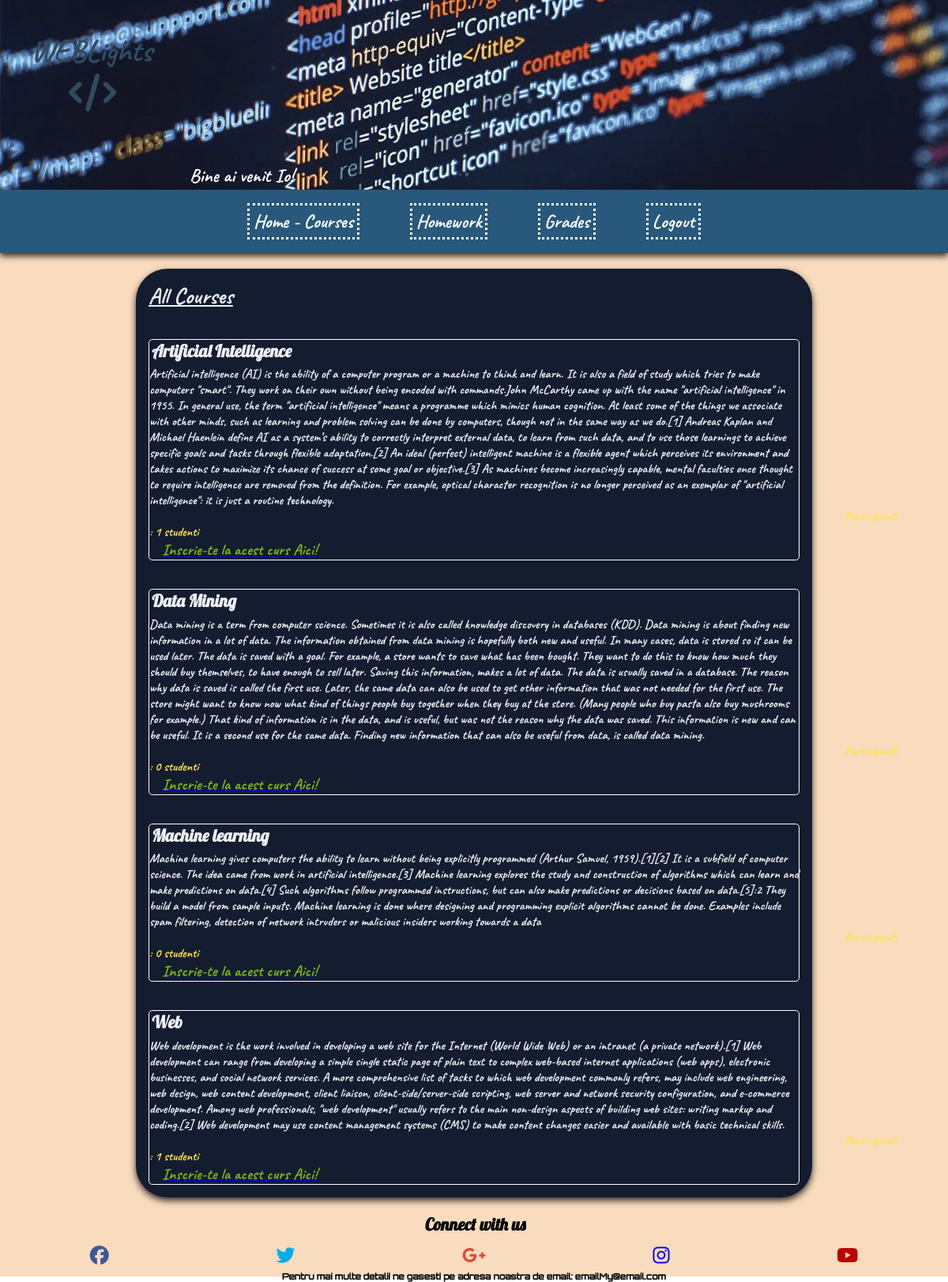
The app's page /bazinga.php (signed in) with its own data.
### tables this page shows
CREATE TABLE IF NOT EXISTS `courses` (
  `code` int(11) NOT NULL AUTO_INCREMENT,
  `subject` varchar(128) DEFAULT NULL,
  `description` text,
  `participation` int(255) DEFAULT NULL,
  `homework` text,
  PRIMARY KEY (`code`)
);

### include/updateCourses.php (called while the page is built, shortened)
<?php
global $link;
$sql = "SELECT code, subject, description, participation FROM courses";
$result = mysqli_query($link, $sql);
while ($row = mysqli_fetch_array($result)) {
  $products[] = array(
    'code' => $row['code'],
    'subject' => $row['subject'],
    'description' => $row['description'],
    'participation' => $row['participation']
  );
}
?>

### bazinga.php (the view, shortened to what this page needs)
<?php
  if ( $_SESSION['logged_in'] != "da" ) {
    header ('Location: firstLogin.php');
  }
  else {
      $first_name = $_SESSION['first_name'];
  }
?>
<!DOCTYPE html>
<html >
  <head>
    <link rel="stylesheet" href="css/styleLog.css" type="text/css">
    <link rel="stylesheet" href="css/style.css" type="text/css">
  <?php include '/include/updateCourses.php' ?>
  <body>
    <div class="page">
      <header class="header--page">
        <h1 class="header__logo">
          <span>W</span>
          <span>E</span>
          <span>B</span>
          <span>L</span>
          <span>i</span>
          <span>g</span>
          <span>h</span>
          <span>t</span>
          <span>s</span>
          <p>
            <span class="space--left">
              <i class="fas fa-code"></i>
          </span>
        </p>
        </h1>
        <?php echo ' <span class="header__welcome">Bine ai venit <span class="first_letter_upp">'.$first_name.'! </span></span>  ';?>
      </header>
      <nav class="navi">
         <ul class="navi__ul">
            <li class="navi__li"><a href="bazinga.php">Home - Courses</a></li>
            <li class="navi__li"><a href="bazinga1.php">Homework</a></li>
            <li class="navi__li"><a href="bazinga2.php">Grades</a></li>
            <li class="navi__li"><a href="/Tech_WEB4/include/logout.php">Logout</a></li>
         </ul>
      </nav>
      <section class="section--public1">
        <h1>All Courses</h1>
        <?php foreach ($products as $product) { ?>
            <div class="dbContent">
              <div class="dbContent-text">
              <h2><?php echo $product['subject']; ?></h2>
              <p>
                <?php echo $product['description']; ?>
                <br>
                <span class="yellow">Participanti : <?php echo $product['participation']; ?> studenti</span>
                <br>
                <a href="course.php?code=<?php echo $product['code']; ?>"><span class="signUp">Inscrie-te la acest curs Aici!</span></a>
              </p>
              </div>
            </div>
       <?php } ?>
      </section>
      <footer class="footer--public">
          <?php include '/include/footer.php' ?>
      </footer>
    </div>
  </body>
</html>

### css/styleLog.css (style rules this page uses)
* { margin: 0px auto; padding: 0px; }
.header__logo { margin: 0; padding: 2.45rem 0 0 2.45rem; font-size: 2.45em; color: #324A5F; font-family: Cav; flex-basis: 60%; }
h1 span { display: table-cell; margin: 0; padding: 0; animation: animate 3s linear infinite; }
h1 span:nth-child(1) { animation-delay: 0.25s; }
h1 span:nth-child(2) { animation-delay: 0.5s; }
h1 span:nth-child(3) { animation-delay: 0.75s; }
h1 span:nth-child(4) { animation-delay: 1s; }
h1 span:nth-child(5) { animation-delay: 1.25s; }
h1 span:nth-child(6) { animation-delay: 1.5s; }
h1 span:nth-child(7) { animation-delay: 1.75s; }
h1 span:nth-child(8) { animation-delay: 2s; }
h1 span:nth-child(9) { animation-delay: 2.25s; }
h1 p span:nth-child(1) { animation-delay: 2.5s; }
.space--left { padding-left: 3rem; padding-bottom: 3.6rem; font-size: 3rem; }
h2 { font-size: 1rem; }
footer { height: 5rem; background-color: white; text-align: center; font-family: Orbm; }

### css/style.css (style rules this page uses)
* { margin: 0px auto; padding: 0px; }
.page { width: 100% height: 105rem; background-color: #F9DBBD; padding: 0rem 0rem; margin: 0 auto; border: 1 solid red; }
.header--page { width: 100%; height: 15rem; background: #DA627D; background: url(pictures/headerpg.jpg) no-repeat; background-size: cover; }
.header__welcome { margin-left: 15rem; text-align: center; color: white; font-family: Cav; font-size: 1.5rem; }
.first_letter_upp { text-transform: capitalize; }
.navi { width: 100%; height: 5rem; background-color: #28587B; }
.navi__ul { list-style-type: none; height: 100%; margin: 0; padding: 0; display: flex; justify-content: center; align-items: center; box-shadow: 0 4px 8px 0 rgba(0, 0, 0, 0.8); }
.navi__li { border: 3px dotted white; padding: 0.30rem; font-size: 1.2rem; margin: 2rem; }
nav ul li a { text-decoration: none; background-color: none; color: white; font-family: Cav; font-size: 1.5rem; }
.section--public1 { height: auto; width: 70%; padding: 0.5rem; background-color: #141C2F; border-radius: 2.5rem; color: #EDF0F5; font-family: Cav; font-size: 1.2rem; align-content: center; box-shadow: 0 4px 8px 0 rgba(0, 0, 0, 0.8); margin-top: 1.25rem; margin-bottom: 1.25rem; padding: 0.5rem; }
.footer--public { background-color: #F9DBBD; }
.dbContent { margin-top: 1.25rem; display: flex; flex-direction: column; }
.dbContent-text { margin: 0.5rem; border: 1px solid white; border-radius: 0.3rem; font-size: 1rem; }
.yellow { color: #FFE64D; padding-left: 55rem; }
.signUp { font-size: 1.25rem; color: #7CB518; text-align: center; padding-left: 1rem; padding-right: 1.2rem; }
section h1 { padding: 0.5rem; text-decoration: underline; }
div h2 { padding-left: 0.2rem; font-size: 1.35rem; padding-bottom: 0.4rem; font-family: Lob; }

### records on screen
courses: subject "Artificial Intelligence", description "Artificial intelligence (AI) is the ability of a computer program or a machine to think and learn. It is also a field of study which tries to make computers \"smart\". They work on their own without being encoded with commands.John McCarthy came up with the name \"artificial intelligence\" in 1955. In general use, the term \"artificial intelligence\" means a programme which mimics human cognition. At least some of the things we associate with other minds, such as learning and problem solving can be done by computers, though not in the same way as we do.[1] Andreas Kaplan and Michael Haenlein define AI as a system’s ability to correctly interpret external data, to learn from such data, and to use…", participation "1"
courses: subject "Data Mining", description "Data mining is a term from computer science. Sometimes it is also called knowledge discovery in databases (KDD). Data mining is about finding new information in a lot of data. The information obtained from data mining is hopefully both new and useful. In many cases, data is stored so it can be used later. The data is saved with a goal. For example, a store wants to save what has been bought. They want to do this to know how much they should buy themselves, to have enough to sell later. Saving this information, makes a lot of data. The data is usually saved in a database. The reason why data is saved is called the first use. Later, the same data can also be used to get other information that…", participation "0"
courses: subject "Machine learning", description "Machine learning gives computers the ability to learn without being explicitly programmed (Arthur Samuel, 1959).[1][2] It is a subfield of computer science. The idea came from work in artificial intelligence.[3] Machine learning explores the study and construction of algorithms which can learn and make predictions on data.[4] Such algorithms follow programmed instructions, but can also make predictions or decisions based on data.[5]:2 They build a model from sample inputs. Machine learning is done where designing and programming explicit algorithms cannot be done. Examples include spam filtering, detection of network intruders or malicious insiders working towards a data", participation "0"
courses: subject "Web", description "Web development is the work involved in developing a web site for the Internet (World Wide Web) or an intranet (a private network).[1] Web development can range from developing a simple single static page of plain text to complex web-based internet applications (web apps), electronic businesses, and social network services. A more comprehensive list of tasks to which web development commonly refers, may include web engineering, web design, web content development, client liaison, client-side/server-side scripting, web server and network security configuration, and e-commerce development. Among web professionals, \"web development\" usually refers to the main non-design aspects of building web…", participation "1"

### other values on screen
$first_name "Io"
